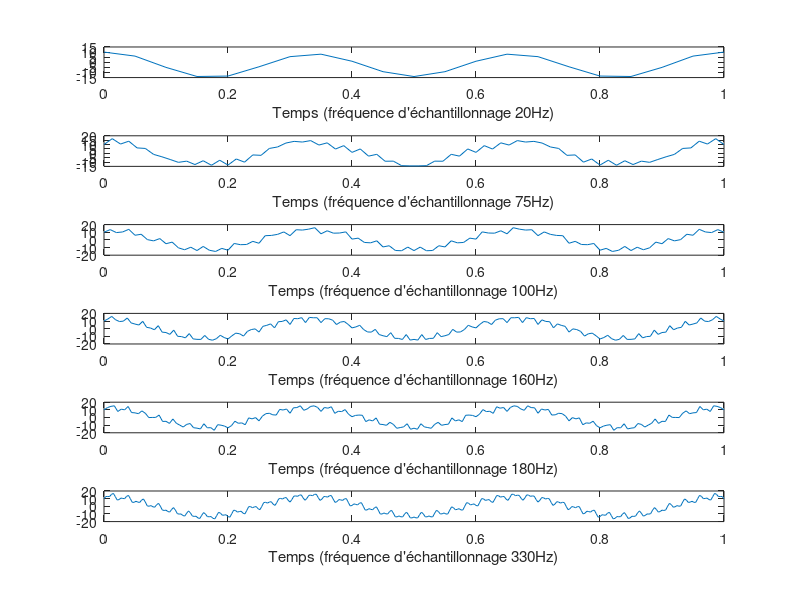

Write MATLAB code to recreate this figure.
%%

%%%%%%%%%%%%%%%%
%% Exercice 2 %%
%%%%%%%%%%%%%%%%

% Question 1
% Y(t)=2sin(165πt) + 13cos(6πt) - 3cos(80πt)
% Fréquences présentes dans ce signal :
% Le signal est déjà écrit comme une somme de sinusoïdes.
% On peut donc lire directement les fréquences présentes (en divisant par 2) :
% f1 = 3Hz, f2 = 40Hz et f3 = 82.5Hz.

% Question 2
% Abscisses
t0 = 0:(1/20):1;
t1 = 0:(1/75):1;
t2 = 0:(1/100):1;
t3 = 0:(1/160):1;
t4 = 0:(1/180):1;
t5 = 0:(1/330):1;
% Ordonnées
y0 = 2*sin(165*pi*t0)+13*cos(6*pi*t0)-3*cos(80*pi*t0);
y1 = 2*sin(165*pi*t1)+13*cos(6*pi*t1)-3*cos(80*pi*t1);
y2 = 2*sin(165*pi*t2)+13*cos(6*pi*t2)-3*cos(80*pi*t2);
y3 = 2*sin(165*pi*t3)+13*cos(6*pi*t3)-3*cos(80*pi*t3);
y4 = 2*sin(165*pi*t4)+13*cos(6*pi*t4)-3*cos(80*pi*t4);
y5 = 2*sin(165*pi*t5)+13*cos(6*pi*t5)-3*cos(80*pi*t5);
% Tracé
figure(2)
subplot(6,1,1)
plot(t0,y0)
xlabel("Temps (fréquence d'échantillonnage 20Hz)")
subplot(6,1,2)
plot(t1,y1)
xlabel("Temps (fréquence d'échantillonnage 75Hz)")
subplot(6,1,3)
plot(t2,y2)
xlabel("Temps (fréquence d'échantillonnage 100Hz)")
subplot(6,1,4)
plot(t3,y3)
xlabel("Temps (fréquence d'échantillonnage 160Hz)")
subplot(6,1,5)
plot(t4,y4)
xlabel("Temps (fréquence d'échantillonnage 180Hz)")
subplot(6,1,6)
plot(t5,y5)
xlabel("Temps (fréquence d'échantillonnage 330Hz)")

% Question 3
% Plus la fréquence d'échantillonnage est élevée, plus le signal est détaillé et régulier.

% Question 4
% Le théorème de Nyquist-Shannon nous dit que la fréquence d'échantillonnage minimale qui permet de reconstituer un signal est le double de la fréquence maximale du signal, soit 82.5Hz. Les fréquences qui répondent à ce critère sont 180Hz et 330Hz, 330Hz est donc la fréquence d'échantillonnage optimale.

